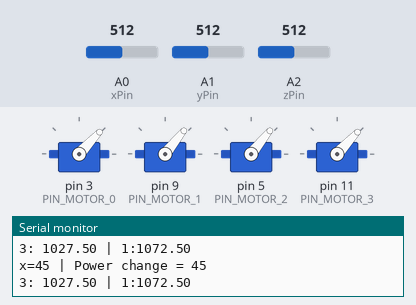
A sketch run on a simulated Arduino Uno, built with avr-gcc and run on an emulated ATmega328P. Shown: 4 × servo, the last lines printed to the serial monitor. The test bench sets the inputs (shaded band); at power-on: A2 (zPin) = 512, A1 (yPin) = 512, A0 (xPin) = 512.

Above: at 3.2 s.
3.3 s: A2 (zPin) set to 471
At 4.0 s:
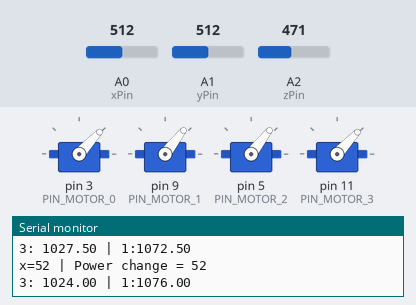
5.0 s: A1 (yPin) set to 716
At 5.4 s:
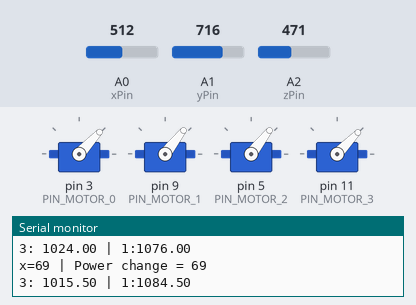
6.5 s: A0 (xPin) set to 471
At 6.9 s:
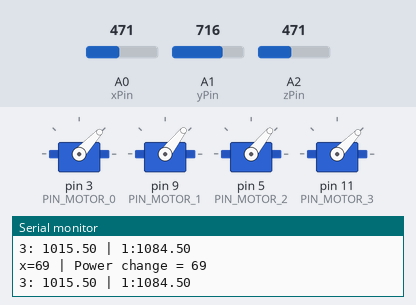
8.0 s: A2 (zPin) set to 306
At 9.2 s:
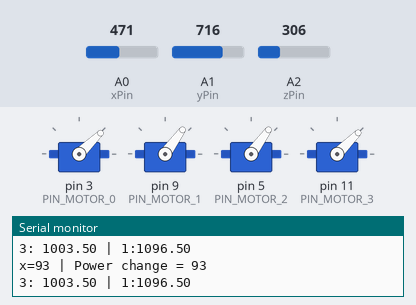
9.5 s: A1 (yPin) set to 511
At 10.9 s:
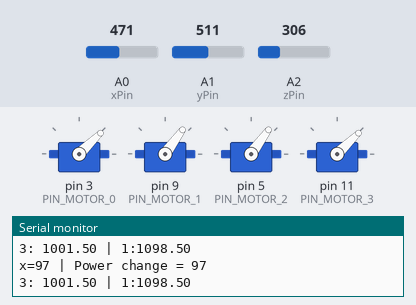
Timing chart, 0 to 12.1 s (numbered marks = the images above; inputs shaded):
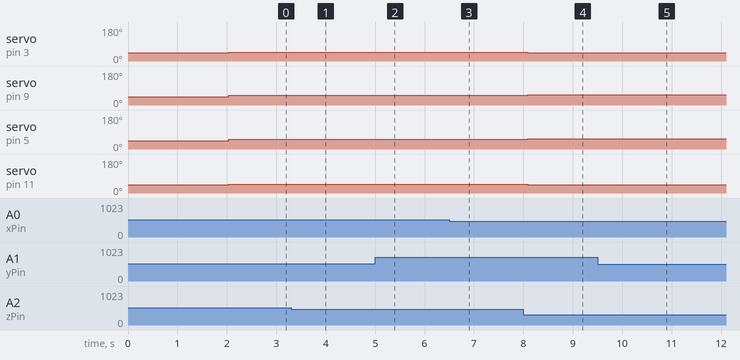

The sketch:

quadrotorControl.ino
```cpp
#include <Servo.h>
#include <SimpleTimer.h>

#define PIN_MOTOR_0	3
#define PIN_MOTOR_1	9
#define PIN_MOTOR_2	5
#define PIN_MOTOR_3	11

SimpleTimer timer;
Servo motor[4];

double targetMotorVelocities[4] = {0};
double actualMotorVelocities[4] = {0};

/* Diagram for motor number assignments
           0
           |
           |
          ###
3 --------###-------- 1
          ###
           |
           |
           2
*/
//Analog read pins
const int xPin = 0;
const int yPin = 1;
const int zPin = 2;

//accelerometer calibration
const int minVal = 180;
const int maxVal = 481;

//accelerometer data
int x;
int y;
int z;

void armSpeedControler() {
	Serial.println("Sending lowest throttle to all motors");
        for (int i=0;i<4;i++) {
          motor[i].writeMicroseconds(1000);
        }
	delay(2000);
	Serial.println("Low throttle sent");
}

//holds all motors at a constant speed
void constantSpeed(int speed) {
	for (int i=0;i<4;i++) {
		targetMotorVelocities[i] = speed;
	}
	Serial.print("Running all motors at ");
	Serial.println(speed);
}

//sets a specific motor to a certain velocity
void setVelocity(int motor, int velocity) {
	targetMotorVelocities[motor] = velocity;
	Serial.print("Motor ");
	Serial.print(motor);
	Serial.print(" is running at ");
	Serial.println(velocity);
}

//stops all motors
void killAllMotors() {
	constantSpeed(1000);
}

void startUpSequence() {
	static int speed = 1050;
	constantSpeed(speed);
	speed+=100;
}

void setup() {
	Serial.begin(9600);
	motor[0].attach(PIN_MOTOR_0);
	motor[1].attach(PIN_MOTOR_1);
	motor[2].attach(PIN_MOTOR_2);
	motor[3].attach(PIN_MOTOR_3);
	Serial.println("ESC calibration started");
	armSpeedControler();
	Serial.println("ESC calibration completed");
        startUpSequence();
/*	timer.setTimeout(1000, startUpSequence);
	timer.setTimeout(3000, startUpSequence);
	timer.setTimeout(5000, startUpSequence);
	timer.setTimeout(7000, startUpSequence);
	timer.setTimeout(9000, killAllMotors);
*/
}

void readAccelerometer() {
  //read the analog values from the accelerometer
  int xRead = analogRead(xPin);
  int yRead = analogRead(yPin);
  int zRead = analogRead(zPin);

  //convert read values to degrees -90 to 90 - Needed for atan2
  int xAng = map(xRead, minVal, maxVal, -90, 90);
  int yAng = map(yRead, minVal, maxVal, -90, 90);
  int zAng = map(zRead, minVal, maxVal, -90, 90);

  //Caculate 360deg values like so: atan2(-yAng, -zAng)
  //atan2 outputs the value of -PI to PI (radians)
  //We are then converting the radians to degrees
  x = RAD_TO_DEG * (atan2(-yAng, -zAng) + PI);
  y = RAD_TO_DEG * (atan2(-xAng, -zAng) + PI);
  z = RAD_TO_DEG * (atan2(-yAng, -xAng) + PI);

  //Output the caculations
/*  Serial.print("x: ");
  Serial.print(x);
  Serial.print(" | y: ");
  Serial.print(y);
  Serial.print(" | z: ");
  Serial.println(z);*/
}

void balance() {
  double balanceScaler = 0.5;
  if (x > 180) { //increase power to motor 3, decrease to motor 1
    actualMotorVelocities[3] = targetMotorVelocities[3] + (360-x) * balanceScaler;
    actualMotorVelocities[1] = targetMotorVelocities[1] - (360-x) * balanceScaler;
     Serial.print("x=");
     Serial.print(x);
    Serial.print(" | Power change = ");
    Serial.println(360-x);
  } else {  //increase power to motor 1, decrease to motor 3
    actualMotorVelocities[1] = targetMotorVelocities[1] + x * balanceScaler;
    actualMotorVelocities[3] = targetMotorVelocities[3] - x * balanceScaler;
     Serial.print("x=");
     Serial.print(x);
    Serial.print(" | Power change = ");
    Serial.println(x);
  }
  if (y > 180) { //increase power to motor 0, decrease to motor 2
    actualMotorVelocities[0] = targetMotorVelocities[0] + (360 - y) * balanceScaler;
    actualMotorVelocities[2] = targetMotorVelocities[2] - (360 - y) * balanceScaler;
  } else {  //increase power to motor 2, decrease to motor 0
    actualMotorVelocities[2] = targetMotorVelocities[2] + y * balanceScaler;
    actualMotorVelocities[0] = targetMotorVelocities[0] - y * balanceScaler;
  }
}
void loop() {
	timer.run();
        readAccelerometer();
        balance();
	for (int i=0;i<4;i++) {
		motor[i].writeMicroseconds(actualMotorVelocities[i]);
	}
        Serial.print("3: ");
        Serial.print(actualMotorVelocities[3]);
        Serial.print(" | 1:");
        Serial.println(actualMotorVelocities[1]);
	delay(500);
}
```

Measured:
- after the input at 3.3 s, servo on pin 9 (PIN_MOTOR_1), servo on pin 5 (PIN_MOTOR_2): 51° → 52° after 0.27 s
- after the input at 5.0 s, servo on pin 11 (PIN_MOTOR_3): 47° → 46° after 0.08 s
- after the input at 6.5 s, servo on pin 5 (PIN_MOTOR_2): 52° → 51° after 0.08 s
- after the input at 8.0 s, servo on pin 3 (PIN_MOTOR_0): 47° → 44° after 0.09 s; servo on pin 9 (PIN_MOTOR_1): 52° → 54° after 0.09 s; servo on pin 5 (PIN_MOTOR_2): 51° → 54° after 0.09 s; servo on pin 11 (PIN_MOTOR_3): 46° → 45° after 0.09 s
- after the input at 9.5 s, servo on pin 11 (PIN_MOTOR_3): 45° → 44° after 0.10 s
